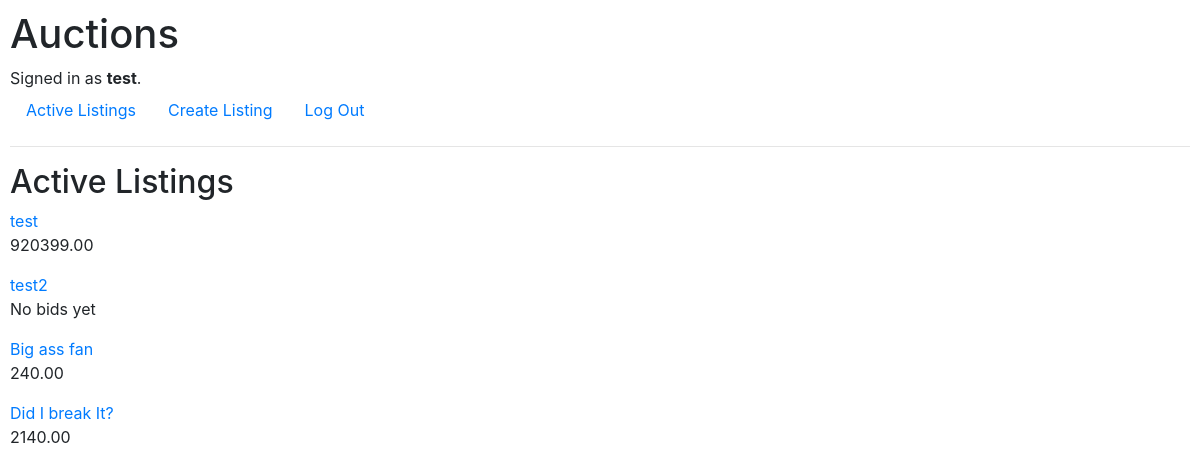
Screenshot of / (signed in) with the database file from the repository.
### auctions/models.py (models this page shows)
class User(AbstractUser):
    pass

class Listing(models.Model):
    title           = models.CharField(max_length=100)
    description     = models.CharField(max_length=500)
    date            = models.DateTimeField(auto_now_add=True)
    starting_price  = models.DecimalField(max_digits=11, decimal_places=2)                      # highest sold item in the world was 450million, so 11 digits should suffice
    owner           = models.ForeignKey(User, on_delete=models.CASCADE, related_name="owner")
    image           = models.URLField(blank=True) # Default max_length=200
    status          = models.BooleanField(default=True)

class Bid(models.Model):
    user    = models.ForeignKey(User, on_delete=models.CASCADE, related_name="bid_user")
    listing = models.ForeignKey(Listing, on_delete=models.CASCADE, related_name="bid_listing")
    bid     = models.DecimalField(max_digits=11, decimal_places=2)

### auctions/views.py (the view)
# urls.py: path("", views.index, name="index"),
def index(request):
    active_listings = Listing.objects.filter(status="True")
    return render(request, "auctions/index.html", {
        "active_listings": active_listings
    })

### auctions/templates/auctions/index.html
{% extends "auctions/layout.html" %}
{% block body %}
    <h2>Active Listings</h2>
    {% for listing in active_listings %}
    <a href="{% url 'listing' listing.id %}">{{ listing.title }}</a>
        {% if listing.bid_listing.all %}
            <p>{{ listing.bid_listing.all.last.bid }}</p>
        {% else %}
            <p>No bids yet</p>
        {% endif %}
    {% endfor %}
{% endblock %}

### auctions/templates/auctions/layout.html (shortened to what this page needs)
{% load static %}
<!DOCTYPE html>
<html lang="en">
    <head>
        <link rel="stylesheet" href="https://stackpath.bootstrapcdn.com/bootstrap/4.4.1/css/bootstrap.min.css">
        <link href="{% static 'auctions/styles.css' %}" rel="stylesheet">
    </head>
    <body>
        <h1>Auctions</h1>
        <div>
            {% if user.is_authenticated %}
                Signed in as <strong>{{ user.username }}</strong>.
            {% else %}
                Not signed in.
            {% endif %}
        </div>
        <ul class="nav">
            <li class="nav-item">
                <a class="nav-link" href="{% url 'index' %}">Active Listings</a>
            </li>
            {% if user.is_authenticated %}
                <li class="nav-item">
                    <a class="nav-link" href="{% url 'create_listing' %}">Create Listing</a>
                </li>
                <li class="nav-item">
                    <a class="nav-link" href="{% url 'logout' %}">Log Out</a>
                </li>
            {% endif %}
        </ul>
        <hr>
        {% block body %}
        {% endblock %}
    </body>
</html>

### auctions/static/auctions/styles.css (style rules this page uses)
body { padding: 10px; }

### rows the page displays
User: username "test"
Listing: title "test", bid_listing.all.last.bid "920399.00"
Listing: title "test2", shows "No bids yet"
Listing: title "Big ass fan", bid_listing.all.last.bid "240.00"
Listing: title "Did I break It?", bid_listing.all.last.bid "2140.00"
